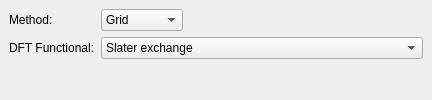
         <widget class="QWidget" name="dftWidget" >
          <layout class="QGridLayout" >
           <property name="leftMargin" >
            <number>9</number>
           </property>
           <property name="topMargin" >
            <number>9</number>
           </property>
           <property name="rightMargin" >
            <number>9</number>
           </property>
           <property name="bottomMargin" >
            <number>9</number>
           </property>
           <property name="horizontalSpacing" >
            <number>6</number>
           </property>
           <property name="verticalSpacing" >
            <number>6</number>
           </property>
           <item row="1" column="1" >
            <layout class="QHBoxLayout" >
             <property name="spacing" >
              <number>6</number>
             </property>
             <property name="leftMargin" >
              <number>0</number>
             </property>
             <property name="topMargin" >
              <number>0</number>
             </property>
             <property name="rightMargin" >
              <number>0</number>
             </property>
             <property name="bottomMargin" >
              <number>0</number>
             </property>
             <item>
              <widget class="QComboBox" name="dftFunctionalCombo" >
               <item>
                <property name="text" >
                 <string>Slater exchange</string>
                </property>
               </item>
               <item>
                <property name="text" >
                 <string>Becke 1988 exchange</string>
                </property>
               </item>
               <item>
                <property name="text" >
                 <string>VWN: Vosko-Wilk-Nusair (VWN5) correlation</string>
                </property>
               </item>
               <item>
                <property name="text" >
                 <string>LYP: Lee-Yang-Parr correlation</string>
                </property>
               </item>
               <item>
                <property name="text" >
                 <string>SVWN: Slater exhange + VWN correlation</string>
                </property>
               </item>
               <item>
                <property name="text" >
                 <string>BVWN: BECKE exchange + VWN5 correlation</string>
                </property>
               </item>
               <item>
                <property name="text" >
                 <string>BLYP: BECKE exchange + LYP correlation</string>
                </property>
               </item>
               <item>
                <property name="text" >
                 <string>B3LYP</string>
                </property>
               </item>
               <item>
                <property name="text" >
                 <string>Gill 1996 exchange</string>
                </property>
               </item>
               <item>
                <property name="text" >
                 <string>Perdew-Burke-Ernzerhof (PBE) exchange</string>
                </property>
               </item>
               <item>
                <property name="text" >
                 <string>OP: One-parameter Progressive correlation</string>
                </property>
               </item>
               <item>
                <property name="text" >
                 <string>SLYP: SLATER + Lee-Yang-Parr (LYP) correlation</string>
                </property>
               </item>
               <item>
                <property name="text" >
                 <string>SOP: SLATER + OP correlation</string>
                </property>
               </item>
               <item>
                <property name="text" >
                 <string>BOP: BECKE exchange + OP correlation</string>
                </property>
               </item>
               <item>
                <property name="text" >
                 <string>BVWN: GILL exchange + VWN5 correlation</string>
                </property>
               </item>
               <item>
                <property name="text" >
                 <string>GLYP: GILL exchange + LYP correlation</string>
                </property>
               </item>
               <item>
                <property name="text" >
                 <string>PBEVWN: PBE exchange + VWN6 correlation</string>
                </property>
               </item>
               <item>
                <property name="text" >
                 <string>PBELYP: PBE exchange +LYP correlation</string>
                </property>
               </item>
               <item>
                <property name="text" >
                 <string>PBEOP: PBE exchange + OP correlation</string>
                </property>
               </item>
               <item>
                <property name="text" >
                 <string>BHHLYP: HF and BECKE exchange + LYP correlation</string>
                </property>
               </item>
              </widget>
             </item>
             <item>
              <spacer>
               <property name="orientation" >
                <enum>Qt::Horizontal</enum>
               </property>
               <property name="sizeHint" >
                <size>
                 <width>0</width>
                 <height>20</height>
                </size>
               </property>
              </spacer>
             </item>
            </layout>
           </item>
           <item row="0" column="1" >
            <layout class="QHBoxLayout" >
             <property name="spacing" >
              <number>6</number>
             </property>
             <property name="leftMargin" >
              <number>0</number>
             </property>
             <property name="topMargin" >
              <number>0</number>
             </property>
             <property name="rightMargin" >
              <number>0</number>
             </property>
             <property name="bottomMargin" >
              <number>0</number>
             </property>
             <item>
              <widget class="QComboBox" name="dftMethodCombo" >
               <item>
                <property name="text" >
                 <string>Grid</string>
                </property>
               </item>
               <item>
                <property name="text" >
                 <string>Grid-Free</string>
                </property>
               </item>
              </widget>
             </item>
             <item>
              <spacer>
               <property name="orientation" >
                <enum>Qt::Horizontal</enum>
               </property>
               <property name="sizeHint" >
                <size>
                 <width>0</width>
                 <height>20</height>
                </size>
               </property>
              </spacer>
             </item>
            </layout>
           </item>
           <item row="1" column="0" >
            <widget class="QLabel" name="label_41" >
             <property name="text" >
              <string>DFT Functional:</string>
             </property>
            </widget>
           </item>
           <item row="0" column="0" >
            <widget class="QLabel" name="label_40" >
             <property name="text" >
              <string>Method:</string>
             </property>
            </widget>
           </item>
           <item row="2" column="0" >
            <spacer>
             <property name="orientation" >
              <enum>Qt::Vertical</enum>
             </property>
             <property name="sizeHint" >
              <size>
               <width>20</width>
               <height>0</height>
              </size>
             </property>
            </spacer>
           </item>
          </layout>
         </widget>
